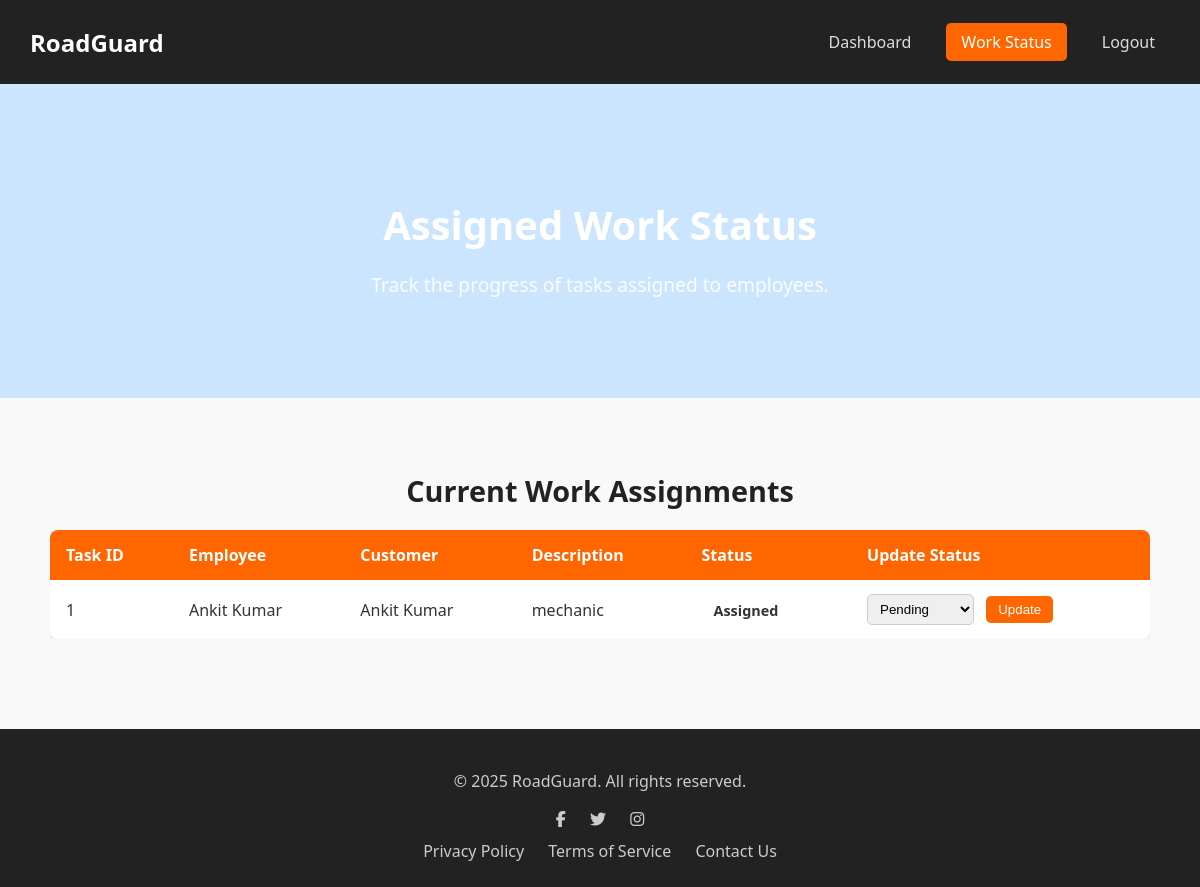
Page /work_status (signed in) on the committed database.
### tables this page shows
CREATE TABLE assigned_tasks (
    id INTEGER PRIMARY KEY AUTOINCREMENT,
    request_id INTEGER NOT NULL,
    employee_id INTEGER NOT NULL,
    status TEXT DEFAULT 'Assigned',
    FOREIGN KEY (request_id) REFERENCES service_requests (id),
    FOREIGN KEY (employee_id) REFERENCES employees (id)
);

CREATE TABLE employees (
    id INTEGER PRIMARY KEY AUTOINCREMENT,
    mechanic_id INTEGER NOT NULL,
    name TEXT NOT NULL,
    email TEXT UNIQUE NOT NULL,
    password TEXT NOT NULL,
    role TEXT DEFAULT 'worker',
    status TEXT DEFAULT 'Active',
    FOREIGN KEY (mechanic_id) REFERENCES mechanics (id)
);

CREATE TABLE customers (
    id INTEGER PRIMARY KEY AUTOINCREMENT,
    name TEXT NOT NULL,
    email TEXT UNIQUE NOT NULL,
    password TEXT NOT NULL
);

CREATE TABLE service_requests (
    id INTEGER PRIMARY KEY AUTOINCREMENT,
    customer_id INTEGER NOT NULL,
    shop_id INTEGER,
    name TEXT NOT NULL,
    phone TEXT NOT NULL,
    issue TEXT NOT NULL,
    service_type TEXT NOT NULL,
    location TEXT NOT NULL,
    status TEXT DEFAULT 'Pending',
    created_at TIMESTAMP DEFAULT CURRENT_TIMESTAMP,
    FOREIGN KEY (customer_id) REFERENCES customers(id) ON DELETE CASCADE
);

### app.py (the view)
@app.route("/work_status")
def work_status():
    if "role" not in session or session["role"] != "mechanic":
        return redirect(url_for("login"))
    conn = get_db_connection()
    cur = conn.cursor()
    cur.execute("""
        SELECT
            at.id,
            e.name AS employee_name,
            c.name AS customer_name,        -- customers table se naam
            sr.service_type AS description, -- service_requests se service type
            at.status
        FROM assigned_tasks at
        JOIN employees e ON at.employee_id = e.id
        JOIN service_requests sr ON at.request_id = sr.id
        JOIN customers c ON sr.customer_id = c.id   -- join with customers
        WHERE e.mechanic_id = ?
    """, (session["mechanic_id"],))
    tasks = cur.fetchall()
    conn.close()
    return render_template("work_status.html", tasks=tasks)

### app.py (called while the page is built)
def get_db_connection():
    conn = sqlite3.connect("RoadGuard.db")
    conn.row_factory = sqlite3.Row
    return conn

### templates/work_status.html (shortened to what this page needs)
<!DOCTYPE html>
<html lang="en">
<head>
  <link rel="stylesheet" href="/static/css/work_status.css">
  <link rel="stylesheet" href="https://cdnjs.cloudflare.com/ajax/libs/font-awesome/6.5.0/css/all.min.css">
</head>
<body>
  <nav class="nav-bar">
    <div class="logo">
      <h2>RoadGuard</h2>
    </div>
    <ul class="nav-links">
      <li><a href="{{ url_for('mechanic_dashboard') }}">Dashboard</a></li>
      <li><a href="{{ url_for('work_status') }}" class="active">Work Status</a></li>
      <li><a href="{{ url_for('logout') }}">Logout</a></li>
    </ul>
  </nav>
  <section class="hero-section">
    <div class="hero-content">
      <h1>Assigned Work Status</h1>
      <p>Track the progress of tasks assigned to employees.</p>
    </div>
  </section>
  <section class="section">
    <h2>Current Work Assignments</h2>
    <div class="table-container">
      <table>
        <thead>
          <tr>
            <th>Task ID</th>
            <th>Employee</th>
            <th>Customer</th>
            <th>Description</th>
            <th>Status</th>
            <th>Update Status</th>
          </tr>
        </thead>
        <tbody>
          {% for task in tasks %}
          <tr>
            <td>{{ task.id }}</td>
            <td>{{ task.employee_name }}</td>
            <td>{{ task.customer_name }}</td>
            <td>{{ task.description }}</td>
            <td>
              <span class="status {{ task.status|lower }}">
                {{ task.status }}
              </span>
            </td>
            <td>
              <form action="{{ url_for('update_work_status', task_id=task.id) }}" method="POST">
                <select name="status">
                  <option value="Pending" {% if task.status == "Pending" %}selected{% endif %}>Pending</option>
                </select>
                <button type="submit" class="button">Update</button>
              </form>
            </td>
          </tr>
          {% else %}
          <tr>
            <td colspan="6">No work assigned yet.</td>
          </tr>
          {% endfor %}
        </tbody>
      </table>
    </div>
  </section>
  <footer class="footer">
    <p>&copy; 2025 RoadGuard. All rights reserved.</p>
    <div class="social-media">
      <a href="#"><i class="fa-brands fa-facebook-f"></i></a>
      <a href="#"><i class="fa-brands fa-twitter"></i></a>
      <a href="#"><i class="fa-brands fa-instagram"></i></a>
    </div>
    <div class="footer-links">
      <a href="#">Privacy Policy</a>
      <a href="#">Terms of Service</a>
      <a href="#">Contact Us</a>
    </div>
  </footer>
</body>
</html>

### static/css/work_status.css (style rules this page uses)
body { font-family: "Segoe UI", Tahoma, Geneva, Verdana, sans-serif; margin: 0; padding: 0; background: #f9f9f9; color: #333; }
.nav-bar { background: #222; padding: 15px 30px; display: flex; justify-content: space-between; align-items: center; }
.nav-bar .logo h2 { color: #fff; margin: 0; }
.nav-links { list-style: none; display: flex; gap: 20px; }
.nav-links li { display: inline-block; }
.nav-links a { color: #ddd; text-decoration: none; font-weight: 500; padding: 8px 15px; border-radius: 5px; transition: background 0.3s, color 0.3s; }
.nav-links a:hover, .nav-links a.active { background: #ff6600; color: #fff; }
.hero-section { background:#cce5ff; color: #fff; text-align: center; padding: 80px 20px; }
.hero-content h1 { font-size: 2.5rem; margin-bottom: 15px; }
.hero-content p { font-size: 1.2rem; opacity: 0.9; }
.section { padding: 50px 20px; max-width: 1100px; margin: auto; }
.section h2 { font-size: 1.8rem; margin-bottom: 20px; color: #222; text-align: center; }
.table-container { overflow-x: auto; }
table { width: 100%; border-collapse: collapse; background: #fff; box-shadow: 0 2px 8px rgba(0,0,0,0.1); border-radius: 8px; overflow: hidden; }
table thead { background: #ff6600; color: #fff; }
table th, table td { padding: 14px 16px; text-align: left; }
.status { padding: 6px 12px; border-radius: 6px; font-size: 0.9rem; font-weight: bold; text-transform: capitalize; }
form select { padding: 6px 8px; border: 1px solid #ccc; border-radius: 5px; margin-right: 8px; }
form .button { padding: 6px 12px; border: none; border-radius: 5px; background: #ff6600; color: #fff; cursor: pointer; font-weight: 500; transition: background 0.3s; }
.footer { background: #222; color: #ccc; text-align: center; padding: 25px 15px; margin-top: 40px; }
.footer .social-media a { margin: 0 10px; color: #ccc; transition: color 0.3s; }
.footer-links { margin-top: 10px; }
.footer-links a { margin: 0 10px; color: #ccc; text-decoration: none; }

### rows in the picture
assigned_tasks: id "1", employee_name "Ankit Kumar", customer_name "Ankit Kumar", description "mechanic", status "Assigned"
